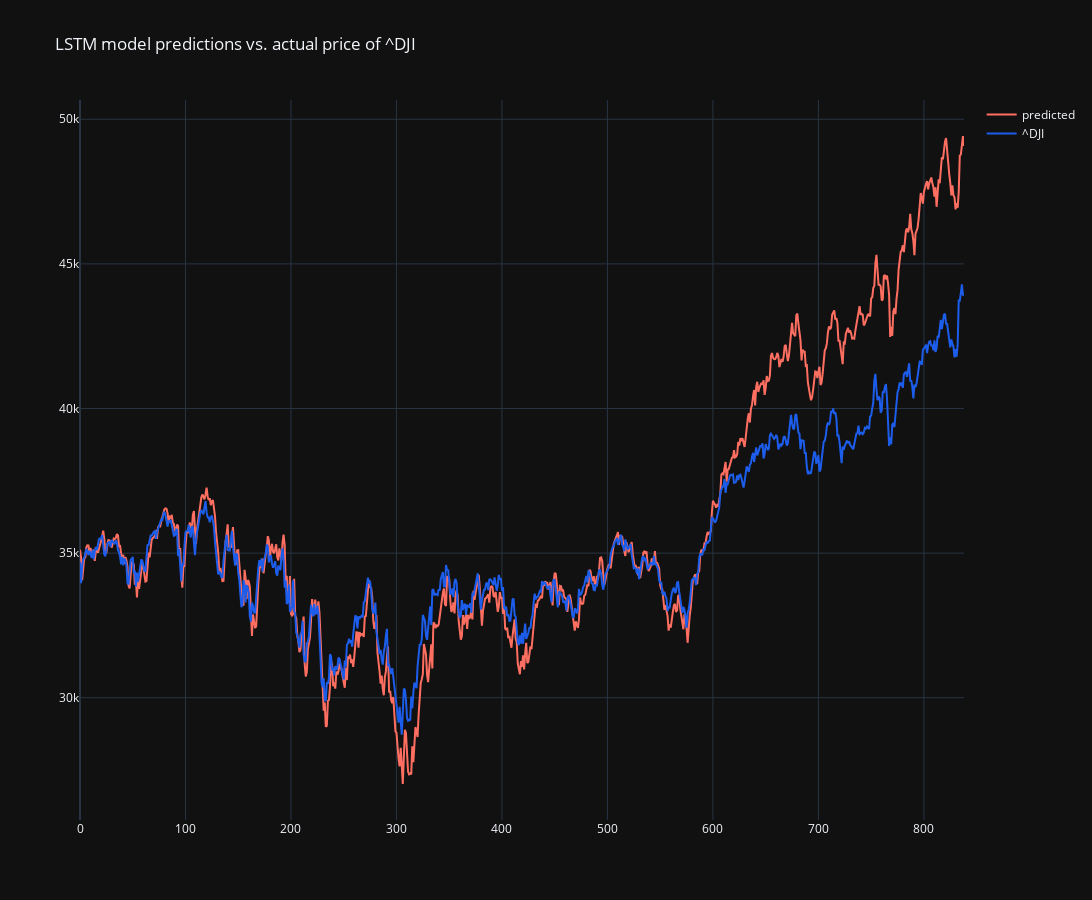

Source (notebook cell):
### Code cell
trace_0 = go.Scatter(y=results_df['theta_hat'],
                     name='predicted',
                     mode='lines',
                     marker= {'color':'#FF6F61','opacity':0.9})

trace_1 = go.Scatter(y=results_df['theta'],
                     name=df2.columns[0],
                     mode='lines',
                     marker= {'color':'#1d5dec','opacity':0.9})

data = [trace_0,trace_1]


layout = go.Layout(title=f"LSTM model predictions vs. actual price of {df2.columns[0]}",
                  template='plotly_dark',
                   height=900,
                   width=1500)

fig = go.Figure(data,layout=layout)
fig.show()

### Figure 1 — Plotly figure (JSON) as saved in the notebook; plotly's stock layout.template omitted (floating-point values rounded to 4 significant figures; data arrays with more than 128 entries replaced by an {"elided": "..."} marker saying what was removed)
{"data": [{"marker": {"color": "#FF6F61", "opacity": 0.9}, "mode": "lines", "name": "predicted", "type": "scatter", "y": {"elided": "839 float values"}}, {"marker": {"color": "#1d5dec", "opacity": 0.9}, "mode": "lines", "name": "^DJI", "type": "scatter", "y": {"elided": "839 float values"}}], "layout": {"height": 900, "title": {"text": "LSTM model predictions vs. actual price of ^DJI"}, "width": 1500}}
